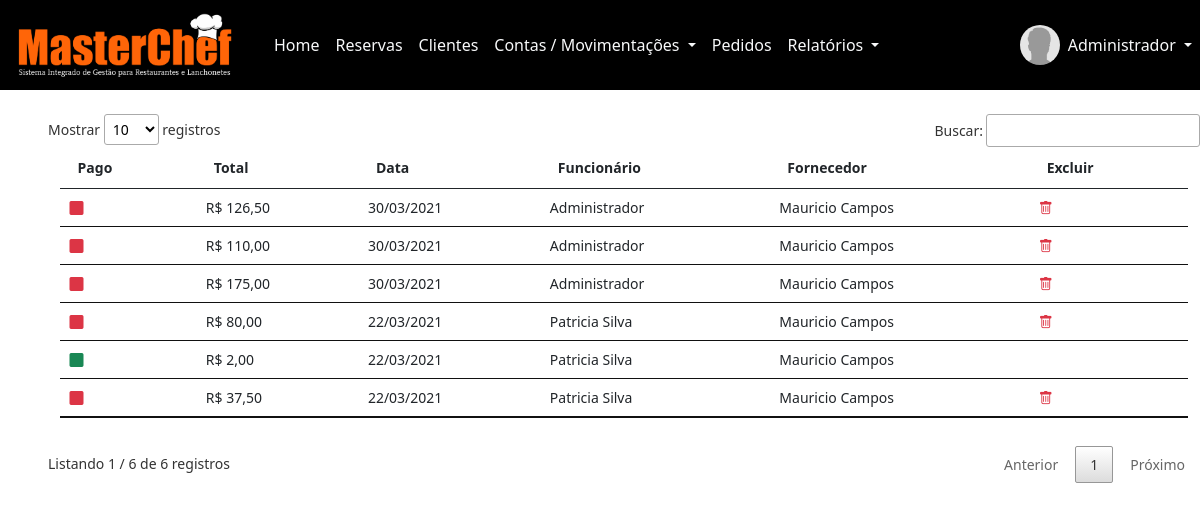
The page /sistema/painel-recep/index.php?pag=compras (signed in) on the database its author committed.
### tables this page shows
CREATE TABLE `usuarios` (
  `id` int(11) NOT NULL,
  `nome` varchar(50) NOT NULL,
  `cpf` varchar(20) NOT NULL,
  `email` varchar(50) NOT NULL,
  `senha` varchar(30) NOT NULL,
  `nivel` varchar(20) NOT NULL
);

CREATE TABLE `compras` (
  `id` int(11) NOT NULL,
  `total` decimal(8,2) NOT NULL,
  `data` date NOT NULL,
  `usuario` int(11) NOT NULL,
  `fornecedor` int(11) NOT NULL,
  `pago` varchar(5) NOT NULL
);

CREATE TABLE `fornecedores` (
  `id` int(11) NOT NULL,
  `nome` varchar(50) NOT NULL,
  `email` varchar(50) DEFAULT NULL,
  `telefone` varchar(20) DEFAULT NULL,
  `endereco` varchar(100) DEFAULT NULL,
  `produto` varchar(50) DEFAULT NULL
);

### sistema/painel-recep/compras.php (the view, shortened to what this page needs)
<?php
$pagina = 'compras';
?>
<small>
	<table id="example" class="table table-hover table-sm my-4" style="width:98%;">
		<thead>
			<tr>
				<th>Pago</th>
				<th>Total</th>
				<th>Data</th>
				<th>Funcionário</th>
				<th>Fornecedor</th>
				<th>Excluir</th>
			</tr>
		</thead>
		<tbody>
			<?php
			$query = $pdo->query("SELECT * FROM compras order by id desc");
			$res = $query->fetchAll(PDO::FETCH_ASSOC);
			for($i=0; $i < @count($res); $i++){
					$id_reg = $res[$i]['id'];
				$id_forn = $res[$i]['fornecedor'];
				$id_func = $res[$i]['usuario'];
				$query2 = $pdo->query("SELECT * FROM fornecedores where id = '$id_forn'");
				$res2 = $query2->fetchAll(PDO::FETCH_ASSOC);
				$nome_forn = $res2[0]['nome'];
				$query2 = $pdo->query("SELECT * FROM usuarios where id = '$id_func'");
				$res2 = $query2->fetchAll(PDO::FETCH_ASSOC);
				$nome_func = $res2[0]['nome'];
				if($res[$i]['pago'] == 'Sim'){
							$classe = 'text-success';
						}else{
							$classe = 'text-danger';
						}
				?>
				<tr>
					<td><i class="bi bi-square-fill <?php echo $classe ?>"></i></td>
					<td>R$ <?php echo number_format($res[$i]['total'], 2, ',', '.'); ?></td>
					<td><?php echo implode('/', array_reverse(explode('-', $res[$i]['data']))); ?></td>
					<td><?php echo $nome_func ?></td>
					<td><?php echo $nome_forn ?></td>
					<td>
							<?php if($res[$i]['pago'] != 'Sim'){ ?>
							<a href="index.php?pag=<?php echo $pagina ?>&funcao=excluir&id=<?php echo $id_reg ?>" title="Excluir Registro">
								<i class="bi bi-trash text-danger"></i></a>
							<?php } ?>
							</td>
						</tr>
					<?php } ?>
				</tbody>
			</table>
		</small>

### sistema/painel-recep/index.php (shortened to what this page needs)
<?php
require_once("../../conexao.php");
$menu1 = 'home';
$menu2 = 'reservas';
$menu3 = 'clientes';
$menu4 = 'pagar';
$menu5 = 'receber';
$menu6 = 'compras';
$menu7 = 'movimentacoes';
$menu8 = 'pedidos';
$menu9 = 'consultas-pedidos';
$id_usuario = $_SESSION['id'];
$query = $pdo->query("SELECT * FROM usuarios WHERE id = '$id_usuario'");
$res = $query->fetchAll(PDO::FETCH_ASSOC);
$total_reg = @count($res);
if($total_reg > 0){
	$nome_usu = $res[0]['nome'];
}
?>
<!DOCTYPE html>
<html>
<head>
	<link href="https://cdn.jsdelivr.net/npm/bootstrap@5.0.0-beta2/dist/css/bootstrap.min.css" rel="stylesheet">
	<link rel="stylesheet" type="text/css" href="../vendor/DataTables/datatables.min.css"/>
	<link rel="stylesheet" href="https://cdn.jsdelivr.net/npm/bootstrap-icons@1.4.0/font/bootstrap-icons.css">
</head>
<body>
	<nav class="navbar navbar-expand-lg navbar-dark" style="background: #000000;>
		<div class="container-fluid">
			<a class="navbar-brand" href="index.php"><img src="../img/logo-texto-grande.png" width="250"></a>
			<div class="collapse navbar-collapse" id="navbarSupportedContent">
				<ul class="navbar-nav me-auto mb-2 mb-lg-0">
					<li class="nav-item">
						<a class="nav-link active text-light" aria-current="page" href="index.php?pag=<?php echo $menu1 ?>">Home</a>
					</li>
					<li class="nav-item">
						<a class="nav-link active text-light" aria-current="page" href="index.php?pag=<?php echo $menu2 ?>">Reservas</a>
					</li>
					<li class="nav-item">
						<a class="nav-link active text-light" aria-current="page" href="index.php?pag=<?php echo $menu3 ?>">Clientes</a>
					</li>
					<li class="nav-item dropdown">
						<a class="nav-link dropdown-toggle text-light" href="#" id="navbarDropdown" role="button" data-bs-toggle="dropdown" aria-expanded="false">
							Contas / Movimentações
						</a>
					</li>
            <li class="nav-item">
            <a class="nav-link active text-light" aria-current="page" href="index.php?pag=<?php echo $menu8 ?>">Pedidos</a>
          </li>
					<li class="nav-item dropdown">
						<a class="nav-link dropdown-toggle text-light" href="#" id="navbarDropdown" role="button" data-bs-toggle="dropdown" aria-expanded="false">
							Relatórios
						</a>
					</li>
				</ul>
			<div class="d-flex mr-4">
          <img class="img-profile rounded-circle" src="../img/sem-usuario.jpg" width="40px" height="40px">
          <div class="collapse navbar-collapse" id="navbarNavDarkDropdown">
            <ul class="navbar-nav">
              <li class="nav-item dropdown">
                <a class="nav-link dropdown-toggle text-light" href="#" id="navbarDarkDropdownMenuLink" role="button" data-bs-toggle="dropdown" aria-expanded="false">
                  <?php echo $nome_usu ?>
                </a>
              </li>
            </ul>
          </div>
        </div>
			</div>
	</nav>
	<div class="container-fluid mt-4 mx-4 px-4">
     	<?php
     		if(@$_GET['pag'] == $menu1){
     			require_once($menu1.'.php');
     		}else if(@$_GET['pag'] == $menu2){
     			require_once($menu2.'.php');
     		}else if(@$_GET['pag'] == $menu3){
     			require_once($menu3.'.php');
     		}else if(@$_GET['pag'] == $menu4){
     			require_once($menu4.'.php');
     		}else if(@$_GET['pag'] == $menu5){
     			require_once($menu5.'.php');
     		}else if(@$_GET['pag'] == $menu6){
     			require_once($menu6.'.php');
     		}else if(@$_GET['pag'] == $menu7){
     			require_once($menu7.'.php');
        }else if(@$_GET['pag'] == $menu8){
          require_once($menu8.'.php');
     		 }else if(@$_GET['pag'] == $menu9){
          require_once($menu9.'.php');
     		}
     		else{
     			require_once($menu1.'.php');
     		}
     	 ?>
	</div>
</body>
</html>

### rows shown on the page
usuarios: nome "Administrador"
compras: total "126,50", data "30/03/2021", usuarios.nome "Administrador", fornecedores.nome "Mauricio Campos"
compras: total "110,00", data "30/03/2021", usuarios.nome "Administrador", fornecedores.nome "Mauricio Campos"
compras: total "175,00", data "30/03/2021", usuarios.nome "Administrador", fornecedores.nome "Mauricio Campos"
compras: total "80,00", data "22/03/2021", usuarios.nome "Patricia Silva", fornecedores.nome "Mauricio Campos"
compras: total "2,00", data "22/03/2021", usuarios.nome "Patricia Silva", fornecedores.nome "Mauricio Campos"
compras: total "37,50", data "22/03/2021", usuarios.nome "Patricia Silva", fornecedores.nome "Mauricio Campos"
